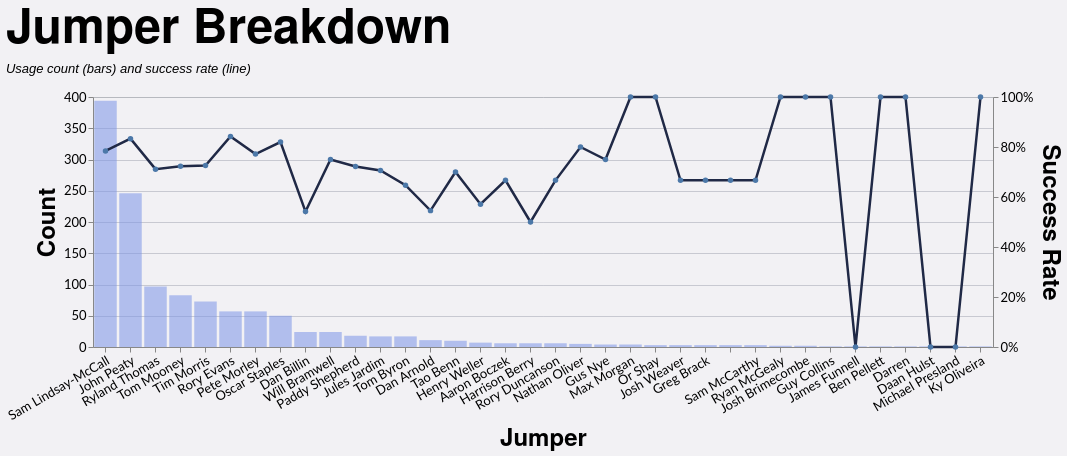

Write a Vega-Lite specification for this figure.
### Vega-Lite specification from a JSON file in a GitHub repository (floating-point values rounded to 4 significant figures; data arrays with more than 128 entries replaced by an {"elided": "..."} marker saying what was removed)
{"config": {"axis": {"labelFont": "Lato, sans-serif", "titleFont": "PT Sans Narrow, Helvetica Neue, Helvetica, Arial, sans-serif", "labelFontSize": 13, "titleFontSize": 24, "gridColor": "#202947", "gridOpacity": 0.2}, "header": {"labelFont": "PT Sans Narrow, Helvetica Neue, Helvetica, Arial, sans-serif", "titleFont": "PT Sans Narrow, Helvetica Neue, Helvetica, Arial, sans-serif", "labelFontSize": 24, "titleFontSize": 28, "labelFontWeight": "bold", "orient": "left"}, "legend": {"labelFont": "Lato, sans-serif", "titleFont": "PT Sans Narrow, Helvetica Neue, Helvetica, Arial, sans-serif", "labelFontSize": 14, "titleFontSize": 16, "titlePadding": 5, "fillColor": "white", "strokeColor": "black", "padding": 10, "titleFontWeight": "lighter", "titleFontStyle": "italic", "titleColor": "gray", "offset": 10}, "title": {"font": "PT Sans Narrow, Helvetica Neue, Helvetica, Arial, sans-serif", "fontSize": 48, "fontWeight": "bold", "anchor": "start", "align": "center", "titlePadding": 20, "subtitlePadding": 10, "subtitleFontSize": 13, "subtitleColor": "", "subtitleFontStyle": "italic", "offset": 15, "color": "black"}, "axisX": {"labelAngle": 0}, "facet": {"title": null, "header": null, "align": {"row": "each", "column": "each"}}, "resolve": {"scale": {"y": "independent", "facet": "independent"}}, "background": "#f2f1f4", "scale": {"offsetBandPaddingOuter": 0.2, "offsetBandPaddingInner": 0.1}}, "layer": [{"mark": {"type": "bar", "color": "#7d96e8", "opacity": 0.55}, "encoding": {"tooltip": [{"field": "jumper", "title": "Jumper", "type": "nominal"}, {"field": "won", "format": ",.0f", "title": "Won", "type": "quantitative"}, {"field": "attempts", "format": ",.0f", "title": "Attempts", "type": "quantitative"}, {"field": "success_rate", "format": ".1%", "title": "Success Rate", "type": "quantitative"}], "x": {"axis": {"labelAngle": -30}, "field": "jumper", "sort": "-y", "title": "Jumper", "type": "nominal"}, "y": {"axis": {"format": ",.0f", "orient": "left"}, "field": "attempts", "title": "Count", "type": "quantitative"}}, "transform": [{"filter": "(loSquad == 'All' || datum.squad == loSquad) && (loGameType == 'All' || (loGameType == 'League + Cup' && (datum.game_type == 'League' || datum.game_type == 'Cup')) || (loGameType == 'League only' && datum.game_type == 'League') || datum.game_type == loGameType) && (loOpposition == 'All' || datum.opposition == loOpposition) && (loThrower == 'All' || datum.thrower == loThrower) && (loJumper == 'All' || datum.jumper == loJumper) && (loArea == 'All' || datum.area == loArea) && (loNumbers == 'All' || datum.numbers == loNumbers) && (loCallType == 'All' || datum.call_type == loCallType)"}, {"filter": "(loSeason == 'All' || datum.season == loSeason)"}, {"aggregate": [{"op": "count", "as": "attempts"}, {"op": "sum", "field": "won", "as": "won"}], "groupby": ["jumper"]}, {"calculate": "datum.won / datum.attempts", "as": "success_rate"}]}, {"mark": {"type": "line", "color": "#202946", "point": true, "strokeWidth": 2.5}, "encoding": {"tooltip": [{"field": "jumper", "title": "Jumper", "type": "nominal"}, {"field": "won", "format": ",.0f", "title": "Won", "type": "quantitative"}, {"field": "attempts", "format": ",.0f", "title": "Attempts", "type": "quantitative"}, {"field": "success_rate", "format": ".1%", "title": "Success Rate", "type": "quantitative"}], "x": {"axis": {"labelAngle": -30}, "field": "jumper", "sort": "-y", "title": "Jumper", "type": "nominal"}, "y": {"axis": {"format": "%", "orient": "right"}, "field": "success_rate", "scale": {"domain": [0, 1]}, "title": "Success Rate", "type": "quantitative"}}, "transform": [{"filter": "(loSquad == 'All' || datum.squad == loSquad) && (loGameType == 'All' || (loGameType == 'League + Cup' && (datum.game_type == 'League' || datum.game_type == 'Cup')) || (loGameType == 'League only' && datum.game_type == 'League') || datum.game_type == loGameType) && (loOpposition == 'All' || datum.opposition == loOpposition) && (loThrower == 'All' || datum.thrower == loThrower) && (loJumper == 'All' || datum.jumper == loJumper) && (loArea == 'All' || datum.area == loArea) && (loNumbers == 'All' || datum.numbers == loNumbers) && (loCallType == 'All' || datum.call_type == loCallType)"}, {"filter": "(loSeason == 'All' || datum.season == loSeason)"}, {"aggregate": [{"op": "count", "as": "attempts"}, {"op": "sum", "field": "won", "as": "won"}], "groupby": ["jumper"]}, {"calculate": "datum.won / datum.attempts", "as": "success_rate"}]}], "data": {"name": "data-e2cc7a9e7d11ff6d493dc632215dd0ca"}, "height": 250, "params": [{"name": "loSquad", "value": "All"}, {"name": "loSeason", "value": "All"}, {"name": "loGameType", "value": "All"}, {"name": "loOpposition", "value": "All"}, {"name": "loThrower", "value": "All"}, {"name": "loJumper", "value": "All"}, {"name": "loArea", "value": "All"}, {"name": "loNumbers", "value": "All"}, {"name": "loCallType", "value": "All"}], "resolve": {"scale": {"y": "independent"}}, "title": {"text": "Jumper Breakdown", "subtitle": "Usage count (bars) and success rate (line)"}, "width": {"step": 25}, "$schema": "https://vega.github.io/schema/vega-lite/v5.20.1.json", "datasets": {"data-e2cc7a9e7d11ff6d493dc632215dd0ca": {"elided": "1242 records"}}}
